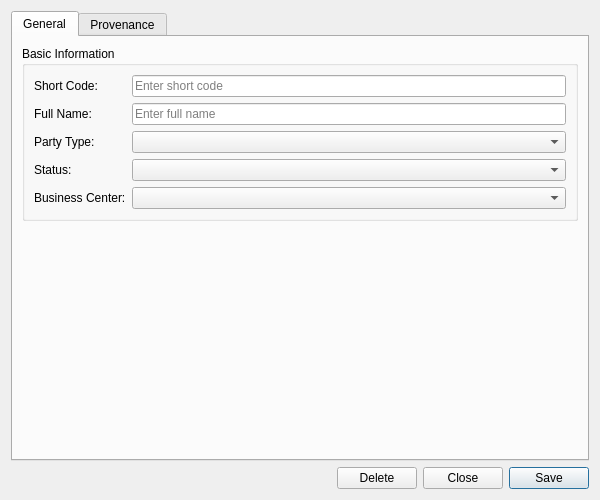
<?xml version="1.0" encoding="UTF-8"?>
<ui version="4.0">
 <class>CounterpartyDetailDialog</class>
 <widget class="QWidget" name="CounterpartyDetailDialog">
  <property name="geometry">
   <rect>
    <x>0</x>
    <y>0</y>
    <width>600</width>
    <height>500</height>
   </rect>
  </property>
  <property name="sizePolicy">
   <sizepolicy hsizetype="Preferred" vsizetype="Preferred">
    <horstretch>0</horstretch>
    <verstretch>0</verstretch>
   </sizepolicy>
  </property>
  <property name="minimumSize">
   <size>
    <width>600</width>
    <height>500</height>
   </size>
  </property>
  <property name="windowTitle">
   <string>Counterparty Details</string>
  </property>
  <layout class="QVBoxLayout" name="verticalLayout">
   <item>
    <widget class="QTabWidget" name="tabWidget">
     <property name="currentIndex"><number>0</number></property>
     <widget class="QWidget" name="generalTab">
      <attribute name="title"><string>General</string></attribute>
      <layout class="QVBoxLayout" name="generalLayout">
       <item>
        <widget class="QGroupBox" name="basicInfoGroup">
         <property name="title">
          <string>Basic Information</string>
         </property>
         <layout class="QFormLayout" name="formLayout">
          <item row="0" column="0">
           <widget class="QLabel" name="labelShortCode">
            <property name="text">
             <string>Short Code:</string>
            </property>
           </widget>
          </item>
          <item row="0" column="1">
           <widget class="QLineEdit" name="codeEdit">
            <property name="placeholderText">
             <string>Enter short code</string>
            </property>
            <property name="readOnly">
             <bool>true</bool>
            </property>
           </widget>
          </item>
          <item row="1" column="0">
           <widget class="QLabel" name="labelFullName">
            <property name="text">
             <string>Full Name:</string>
            </property>
           </widget>
          </item>
          <item row="1" column="1">
           <widget class="QLineEdit" name="nameEdit">
            <property name="placeholderText">
             <string>Enter full name</string>
            </property>
           </widget>
          </item>
          <item row="2" column="0">
           <widget class="QLabel" name="labelPartyType">
            <property name="text">
             <string>Party Type:</string>
            </property>
           </widget>
          </item>
          <item row="2" column="1">
           <widget class="ores::qt::OreBadgeComboBox" name="partyTypeCombo">
            <property name="insertPolicy">
             <enum>QComboBox::NoInsert</enum>
            </property>
           </widget>
          </item>
          <item row="3" column="0">
           <widget class="QLabel" name="labelStatus">
            <property name="text">
             <string>Status:</string>
            </property>
           </widget>
          </item>
          <item row="3" column="1">
           <widget class="ores::qt::OreBadgeComboBox" name="statusCombo">
            <property name="insertPolicy">
             <enum>QComboBox::NoInsert</enum>
            </property>
           </widget>
          </item>
          <item row="4" column="0">
           <widget class="QLabel" name="labelBusinessCenterCode">
            <property name="text">
             <string>Business Center:</string>
            </property>
           </widget>
          </item>
          <item row="4" column="1">
           <widget class="QComboBox" name="businessCenterCombo">
            <property name="insertPolicy">
             <enum>QComboBox::NoInsert</enum>
            </property>
           </widget>
          </item>
         </layout>
        </widget>
       </item>
       <item>
        <spacer name="verticalSpacer">
         <property name="orientation">
          <enum>Qt::Vertical</enum>
         </property>
         <property name="sizeHint" stdset="0">
          <size>
           <width>20</width>
           <height>40</height>
          </size>
         </property>
        </spacer>
       </item>
      </layout>
     </widget>
     <widget class="QWidget" name="provenanceTab">
      <attribute name="title"><string>Provenance</string></attribute>
      <layout class="QVBoxLayout" name="provenanceTabLayout">
       <item>
        <widget class="ores::qt::ProvenanceWidget" name="provenanceWidget" native="true"/>
       </item>
      </layout>
     </widget>
    </widget>
   </item>
   <item>
    <layout class="QHBoxLayout" name="buttonLayout">
     <item>
      <spacer name="horizontalSpacer">
       <property name="orientation">
        <enum>Qt::Horizontal</enum>
       </property>
       <property name="sizeHint" stdset="0">
        <size>
         <width>40</width>
         <height>20</height>
        </size>
       </property>
      </spacer>
     </item>
     <item>
      <widget class="QPushButton" name="deleteButton">
       <property name="text">
        <string>Delete</string>
       </property>
      </widget>
     </item>
     <item>
      <widget class="QPushButton" name="closeButton">
       <property name="text">
        <string>Close</string>
       </property>
      </widget>
     </item>
     <item>
      <widget class="QPushButton" name="saveButton">
       <property name="text">
        <string>Save</string>
       </property>
       <property name="default">
        <bool>true</bool>
       </property>
      </widget>
     </item>
    </layout>
   </item>
  </layout>
 </widget>
 <customwidgets>
  <customwidget>
   <class>ores::qt::ProvenanceWidget</class>
   <extends>QWidget</extends>
   <header>ores.qt/ProvenanceWidget.hpp</header>
  </customwidget>
  <customwidget>
   <class>ores::qt::OreBadgeComboBox</class>
   <extends>QComboBox</extends>
   <header>ores.qt/OreBadgeComboBox.hpp</header>
  </customwidget>
 </customwidgets>
 <resources/>
 <connections/>
</ui>
